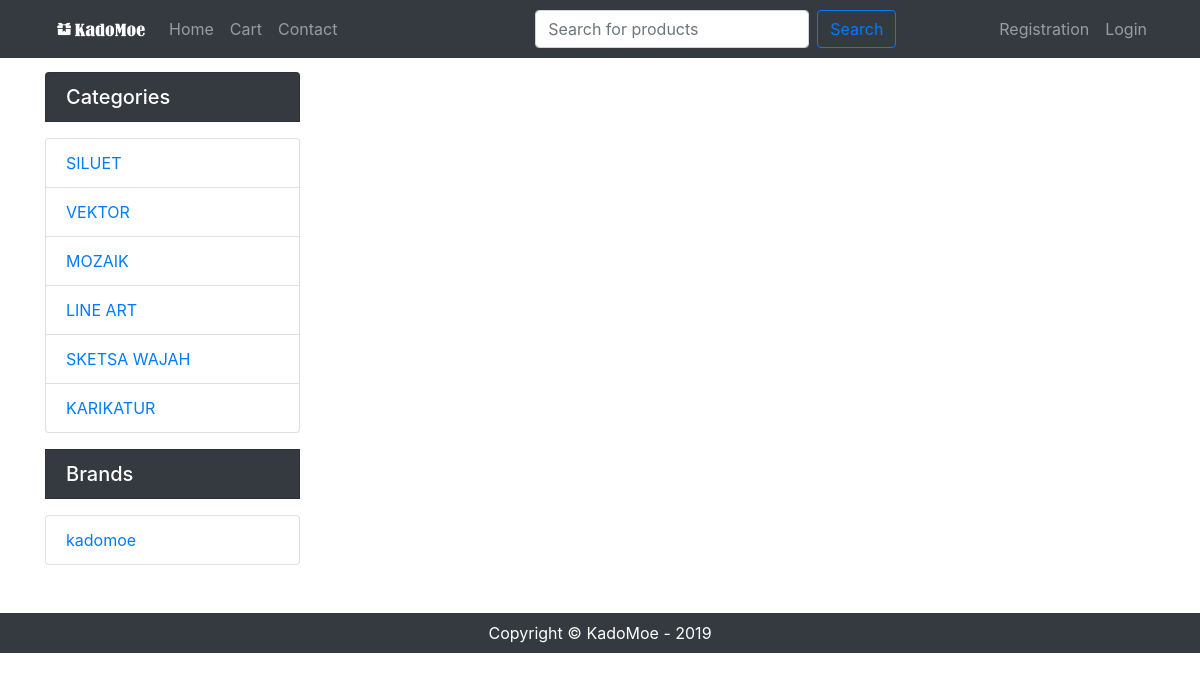
Page /searchProduct.php on the committed database.
### tables this page shows
CREATE TABLE `categories` (
  `id` int(11) NOT NULL,
  `cat_name` varchar(255) NOT NULL
);

CREATE TABLE `brands` (
  `id` int(11) NOT NULL,
  `brand_name` varchar(255) NOT NULL
);

### classes/category.php (called while the page is built, shortened)
<?php
class category
{
    public function getCategories(){
        $query = "SELECT * FROM categories ORDER BY id DESC";
        $result = db::select($query);
        return $result;
    }
}

### lib/db.php (called while the page is built, shortened)
<?php
	class db
	{
		public static function conn()
		{
			try {
				$db = new mysqli('localhost', 'root', '', 'db_KadoMoe');
				return $db;
			} catch (Exception $e) {
				die('Unable to connect ! '.$e->getMessage());
			}
		}
		public static function select($query)
		{
			$result = self::conn()->query($query);
			return $result;
		}
	}
?>

### classes/brand.php (called while the page is built, shortened)
<?php
class brand
{
    public function getBrands(){
        $query = "SELECT * FROM brands ORDER BY id DESC";
        $result = db::select($query);
        return $result;
    }
}

### inc/categories.php (the view)
<h5 class="my-3 bg-dark list-group-item text-white">Categories</h5>
<div class="list-group">
    <?php
    $cts = $cat->getCategories();
    if ($cts) {
        while ($ct = $cts->fetch_assoc()) {
            ?>
            <a href='productsByCat.php?cat_id=<?php echo $ct['id']; ?>' class='list-group-item
<?php
            if (isset($_GET['cat_id']) AND $_GET['cat_id'] == $ct['id']) echo 'active';
            ?>
'><?php echo $ct['cat_name']; ?></a>
        <?php }
    } ?>
</div>

### inc/brands.php
<h5 class="my-3 bg-dark list-group-item text-white">Brands</h5>
<div class="list-group">
    <?php
    $brands = $br->getBrands();
    if ($brands) {
        while ($brand = $brands->fetch_assoc()) {
            ?>
            <a href="productsByBrand.php?brand_id=<?php echo $brand['id']; ?>"
               class="list-group-item <?php if (isset($_GET['brand_id']) AND $_GET['brand_id'] == $brand['id']) echo 'active'; ?>"><?php echo $brand['brand_name']; ?></a>
        <?php }
    } ?>
</div>

### rows in the picture
categories: cat_name "SILUET"
categories: cat_name "VEKTOR"
categories: cat_name "MOZAIK"
categories: cat_name "LINE ART"
categories: cat_name "SKETSA WAJAH"
categories: cat_name "KARIKATUR"
brands: brand_name "kadomoe"
